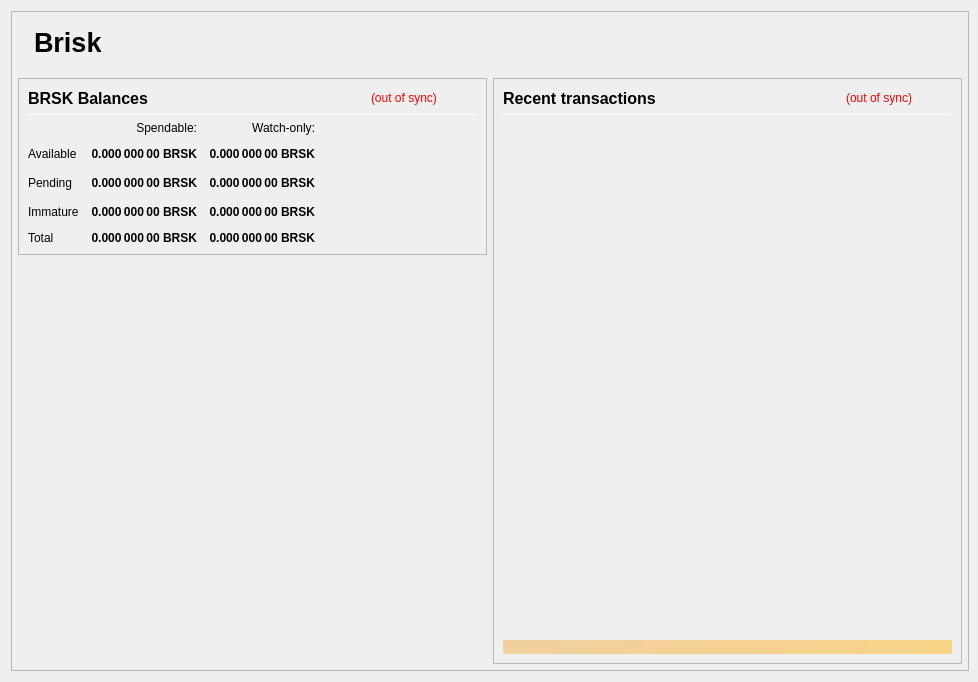
<?xml version="1.0" encoding="UTF-8"?>
<ui version="4.0">
 <class>OverviewPage</class>
 <widget class="QWidget" name="OverviewPage">
  <property name="geometry">
   <rect>
    <x>0</x>
    <y>0</y>
    <width>978</width>
    <height>682</height>
   </rect>
  </property>
  <property name="minimumSize">
   <size>
    <width>960</width>
    <height>682</height>
   </size>
  </property>
  <property name="font">
   <font>
    <weight>50</weight>
    <bold>false</bold>
   </font>
  </property>
  <property name="windowTitle">
   <string>Form</string>
  </property>
  <layout class="QVBoxLayout" name="topLayout" stretch="0">
   <property name="rightMargin">
    <number>9</number>
   </property>
   <item>
    <widget class="QFrame" name="frame_BG">
     <property name="minimumSize">
      <size>
       <width>850</width>
       <height>610</height>
      </size>
     </property>
     <property name="maximumSize">
      <size>
       <width>16777215</width>
       <height>16777215</height>
      </size>
     </property>
     <property name="frameShape">
      <enum>QFrame::StyledPanel</enum>
     </property>
     <property name="frameShadow">
      <enum>QFrame::Raised</enum>
     </property>
     <layout class="QVBoxLayout" name="verticalLayout_3" stretch="0">
      <property name="leftMargin">
       <number>0</number>
      </property>
      <property name="topMargin">
       <number>0</number>
      </property>
      <property name="rightMargin">
       <number>0</number>
      </property>
      <property name="bottomMargin">
       <number>6</number>
      </property>
      <item>
       <layout class="QVBoxLayout" name="verticalLayout_Master" stretch="0,1">
        <property name="leftMargin">
         <number>0</number>
        </property>
        <property name="topMargin">
         <number>0</number>
        </property>
        <property name="rightMargin">
         <number>0</number>
        </property>
        <property name="bottomMargin">
         <number>0</number>
        </property>
        <item>
         <widget class="QFrame" name="frame_Header">
          <layout class="QVBoxLayout" name="verticalLayout_Header" stretch="0">
           <property name="leftMargin">
            <number>0</number>
           </property>
           <property name="topMargin">
            <number>0</number>
           </property>
           <property name="rightMargin">
            <number>0</number>
           </property>
           <property name="bottomMargin">
            <number>0</number>
           </property>
           <item>
            <layout class="QHBoxLayout" name="horizontalLayout_Header" stretch="1,0">
             <property name="spacing">
              <number>6</number>
             </property>
             <item>
              <spacer name="horizontalSpacer_Header">
               <property name="orientation">
                <enum>Qt::Horizontal</enum>
               </property>
               <property name="sizeHint" stdset="0">
                <size>
                 <width>40</width>
                 <height>20</height>
                </size>
               </property>
              </spacer>
             </item>
			 <item>
           <widget class="QLabel" name="labelOverviewHeaderLeft">
            <property name="minimumSize">
             <size>
              <width>464</width>
              <height>60</height>
             </size>
            </property>
            <property name="maximumSize">
             <size>
              <width>16777215</width>
              <height>60</height>
             </size>
            </property>
            <property name="font">
             <font>
              <pointsize>20</pointsize>
              <weight>75</weight>
              <bold>true</bold>
             </font>
            </property>
            <property name="text">
             <string>Brisk</string>
            </property>
            <property name="alignment">
             <set>Qt::AlignLeading|Qt::AlignLeft|Qt::AlignVCenter</set>
            </property>
           </widget>
          </item>
             <item>
              <widget class="QLabel" name="labelOverviewHeaderRight">
               <property name="minimumSize">
                <size>
                 <width>464</width>
                 <height>60</height>
                </size>
               </property>
               <property name="maximumSize">
                <size>
                 <width>16777215</width>
                 <height>60</height>
                </size>
               </property>
				<property name="font">
				 <font>
				  <pointsize>20</pointsize>
				  <weight>75</weight>
				  <bold>true</bold>
				 </font>
				</property>
				<property name="text">
				 <string></string>
				</property>
               <property name="alignment">
                <set>Qt::AlignRight|Qt::AlignTrailing|Qt::AlignVCenter</set>
               </property>
              </widget>
             </item>
            </layout>
           </item>
          </layout>
         </widget>
        </item>
        <item>
         <widget class="QFrame" name="frame_Content">
          <layout class="QVBoxLayout" name="verticalLayout_Content">
           <property name="leftMargin">
            <number>6</number>
           </property>
           <property name="topMargin">
            <number>0</number>
           </property>
           <property name="rightMargin">
            <number>6</number>
           </property>
           <property name="bottomMargin">
            <number>0</number>
           </property>
           <item>
            <layout class="QHBoxLayout" name="horizontalLayout_Content" stretch="1,1">
             <property name="spacing">
              <number>6</number>
             </property>
             <item>
              <layout class="QVBoxLayout" name="verticalLayout_left" stretch="0,0">
               <item>
                <widget class="QFrame" name="frameBalances">
                 <property name="frameShape">
                  <enum>QFrame::StyledPanel</enum>
                 </property>
                 <property name="frameShadow">
                  <enum>QFrame::Raised</enum>
                 </property>
                 <layout class="QVBoxLayout" name="verticalLayout_4">
                  <item>
                   <layout class="QHBoxLayout" name="hlBalancesHeader" stretch="2,0,0">
                    <property name="spacing">
                     <number>6</number>
                    </property>
                    <item>
                     <widget class="QLabel" name="labelBalances">
                      <property name="minimumSize">
                       <size>
                        <width>0</width>
                        <height>0</height>
                       </size>
                      </property>
                      <property name="font">
                       <font>
                        <pointsize>12</pointsize>
                        <weight>75</weight>
                        <bold>true</bold>
                       </font>
                      </property>
                      <property name="text">
                       <string>BRSK Balances</string>
                      </property>
                     </widget>
                    </item>
                    <item>
                     <widget class="QLabel" name="labelWalletStatus">
                      <property name="cursor">
                       <cursorShape>WhatsThisCursor</cursorShape>
                      </property>
                      <property name="toolTip">
                       <string>The displayed information may be out of date. Your wallet automatically synchronizes with the BRSK network after a connection is established, but this process has not completed yet.</string>
                      </property>
                      <property name="styleSheet">
                       <string notr="true">QLabel { color: red; }</string>
                      </property>
                      <property name="text">
                       <string notr="true">(out of sync)</string>
                      </property>
                      <property name="alignment">
                       <set>Qt::AlignLeading|Qt::AlignLeft|Qt::AlignVCenter</set>
                      </property>
                     </widget>
                    </item>
                    <item>
                     <spacer name="hsBalancesHeader">
                      <property name="orientation">
                       <enum>Qt::Horizontal</enum>
                      </property>
                      <property name="sizeHint" stdset="0">
                       <size>
                        <width>40</width>
                        <height>20</height>
                       </size>
                      </property>
                     </spacer>
                    </item>
                   </layout>
                  </item>
                  <item>
                   <widget class="Line" name="lineBalances">
                    <property name="minimumSize">
                     <size>
                      <width>0</width>
                      <height>1</height>
                     </size>
                    </property>
                    <property name="maximumSize">
                     <size>
                      <width>16777215</width>
                      <height>1</height>
                     </size>
                    </property>
                    <property name="orientation">
                     <enum>Qt::Horizontal</enum>
                    </property>
                   </widget>
                  </item>
                  <item>
                   <layout class="QGridLayout" name="gridLayout">
                    <property name="spacing">
                     <number>12</number>
                    </property>
                    <item row="2" column="2">
                     <widget class="QLabel" name="labelWatchPending">
                      <property name="font">
                       <font>
                        <weight>75</weight>
                        <bold>true</bold>
                       </font>
                      </property>
                      <property name="cursor">
                       <cursorShape>ArrowCursor</cursorShape>
                      </property>
                      <property name="toolTip">
                       <string>Unconfirmed transactions to watch-only addresses</string>
                      </property>
                      <property name="text">
                       <string notr="true">0.000 000 00 BRSK</string>
                      </property>
                      <property name="alignment">
                       <set>Qt::AlignRight|Qt::AlignTrailing|Qt::AlignVCenter</set>
                      </property>
                      <property name="textInteractionFlags">
                       <set>Qt::NoTextInteraction</set>
                      </property>
                     </widget>
                    </item>
                    <item row="2" column="1">
                     <widget class="QLabel" name="labelUnconfirmed">
                      <property name="font">
                       <font>
                        <weight>75</weight>
                        <bold>true</bold>
                       </font>
                      </property>
                      <property name="cursor">
                       <cursorShape>ArrowCursor</cursorShape>
                      </property>
                      <property name="toolTip">
                       <string>Total of transactions that have yet to be confirmed, and do not yet count toward the spendable balance</string>
                      </property>
                      <property name="text">
                       <string notr="true">0.000 000 00 BRSK</string>
                      </property>
                      <property name="alignment">
                       <set>Qt::AlignRight|Qt::AlignTrailing|Qt::AlignVCenter</set>
                      </property>
                      <property name="textInteractionFlags">
                       <set>Qt::NoTextInteraction</set>
                      </property>
                     </widget>
                    </item>
                    <item row="3" column="2">
                     <widget class="QLabel" name="labelWatchImmature">
                      <property name="font">
                       <font>
                        <weight>75</weight>
                        <bold>true</bold>
                       </font>
                      </property>
                      <property name="cursor">
                       <cursorShape>ArrowCursor</cursorShape>
                      </property>
                      <property name="toolTip">
                       <string>Staked or masternode rewards in watch-only addresses that has not yet matured</string>
                      </property>
                      <property name="text">
                       <string notr="true">0.000 000 00 BRSK</string>
                      </property>
                      <property name="alignment">
                       <set>Qt::AlignRight|Qt::AlignTrailing|Qt::AlignVCenter</set>
                      </property>
                      <property name="textInteractionFlags">
                       <set>Qt::NoTextInteraction</set>
                      </property>
                     </widget>
                    </item>
                    <item row="4" column="0">
                     <widget class="QLabel" name="labelTotalText">
                      <property name="text">
                       <string>Total</string>
                      </property>
                      <property name="textInteractionFlags">
                       <set>Qt::NoTextInteraction</set>
                      </property>
                     </widget>
                    </item>
                    <item row="3" column="1">
                     <widget class="QLabel" name="labelImmature">
                      <property name="font">
                       <font>
                        <weight>75</weight>
                        <bold>true</bold>
                       </font>
                      </property>
                      <property name="cursor">
                       <cursorShape>ArrowCursor</cursorShape>
                      </property>
                      <property name="toolTip">
                       <string>Staked or masternode rewards that has not yet matured</string>
                      </property>
                      <property name="text">
                       <string notr="true">0.000 000 00 BRSK</string>
                      </property>
                      <property name="alignment">
                       <set>Qt::AlignRight|Qt::AlignTrailing|Qt::AlignVCenter</set>
                      </property>
                      <property name="textInteractionFlags">
                       <set>Qt::NoTextInteraction</set>
                      </property>
                     </widget>
                    </item>
                    <item row="2" column="3">
                     <spacer name="hsBalances">
                      <property name="orientation">
                       <enum>Qt::Horizontal</enum>
                      </property>
                      <property name="sizeHint" stdset="0">
                       <size>
                        <width>40</width>
                        <height>20</height>
                       </size>
                      </property>
                     </spacer>
                    </item>
                    <item row="3" column="0">
                     <widget class="QLabel" name="labelImmatureText">
                      <property name="text">
                       <string>Immature</string>
                      </property>
                      <property name="textInteractionFlags">
                       <set>Qt::NoTextInteraction</set>
                      </property>
                     </widget>
                    </item>
                    <item row="4" column="1">
                     <widget class="QLabel" name="labelTotal">
                      <property name="font">
                       <font>
                        <weight>75</weight>
                        <bold>true</bold>
                       </font>
                      </property>
                      <property name="cursor">
                       <cursorShape>ArrowCursor</cursorShape>
                      </property>
                      <property name="toolTip">
                       <string>Your current total balance</string>
                      </property>
                      <property name="text">
                       <string notr="true">0.000 000 00 BRSK</string>
                      </property>
                      <property name="alignment">
                       <set>Qt::AlignRight|Qt::AlignTrailing|Qt::AlignVCenter</set>
                      </property>
                      <property name="textInteractionFlags">
                       <set>Qt::NoTextInteraction</set>
                      </property>
                     </widget>
                    </item>
                    <item row="4" column="2">
                     <widget class="QLabel" name="labelWatchTotal">
                      <property name="font">
                       <font>
                        <weight>75</weight>
                        <bold>true</bold>
                       </font>
                      </property>
                      <property name="cursor">
                       <cursorShape>ArrowCursor</cursorShape>
                      </property>
                      <property name="toolTip">
                       <string>Current total balance in watch-only addresses</string>
                      </property>
                      <property name="text">
                       <string notr="true">0.000 000 00 BRSK</string>
                      </property>
                      <property name="alignment">
                       <set>Qt::AlignRight|Qt::AlignTrailing|Qt::AlignVCenter</set>
                      </property>
                      <property name="textInteractionFlags">
                       <set>Qt::NoTextInteraction</set>
                      </property>
                     </widget>
                    </item>
                    <item row="0" column="2">
                     <widget class="QLabel" name="labelWatchonly">
                      <property name="text">
                       <string>Watch-only:</string>
                      </property>
                      <property name="alignment">
                       <set>Qt::AlignRight|Qt::AlignTrailing|Qt::AlignVCenter</set>
                      </property>
                     </widget>
                    </item>
                    <item row="1" column="0">
                     <widget class="QLabel" name="labelBalanceText">
                      <property name="text">
                       <string>Available</string>
                      </property>
                      <property name="textInteractionFlags">
                       <set>Qt::NoTextInteraction</set>
                      </property>
                     </widget>
                    </item>
                    <item row="1" column="1">
                     <widget class="QLabel" name="labelBalance">
                      <property name="font">
                       <font>
                        <weight>75</weight>
                        <bold>true</bold>
                       </font>
                      </property>
                      <property name="cursor">
                       <cursorShape>ArrowCursor</cursorShape>
                      </property>
                      <property name="toolTip">
                       <string>Your current spendable balance</string>
                      </property>
                      <property name="text">
                       <string notr="true">0.000 000 00 BRSK</string>
                      </property>
                      <property name="alignment">
                       <set>Qt::AlignRight|Qt::AlignTrailing|Qt::AlignVCenter</set>
                      </property>
                      <property name="textInteractionFlags">
                       <set>Qt::NoTextInteraction</set>
                      </property>
                     </widget>
                    </item>
                    <item row="1" column="2">
                     <widget class="QLabel" name="labelWatchAvailable">
                      <property name="font">
                       <font>
                        <weight>75</weight>
                        <bold>true</bold>
                       </font>
                      </property>
                      <property name="cursor">
                       <cursorShape>ArrowCursor</cursorShape>
                      </property>
                      <property name="toolTip">
                       <string>Your current balance in watch-only addresses</string>
                      </property>
                      <property name="text">
                       <string notr="true">0.000 000 00 BRSK</string>
                      </property>
                      <property name="alignment">
                       <set>Qt::AlignRight|Qt::AlignTrailing|Qt::AlignVCenter</set>
                      </property>
                      <property name="textInteractionFlags">
                       <set>Qt::NoTextInteraction</set>
                      </property>
                     </widget>
                    </item>
                    <item row="2" column="0">
                     <widget class="QLabel" name="labelPendingText">
                      <property name="text">
                       <string>Pending</string>
                      </property>
                      <property name="textInteractionFlags">
                       <set>Qt::NoTextInteraction</set>
                      </property>
                     </widget>
                    </item>
                    <item row="0" column="1">
                     <widget class="QLabel" name="labelSpendable">
                      <property name="text">
                       <string>Spendable:</string>
                      </property>
                      <property name="alignment">
                       <set>Qt::AlignRight|Qt::AlignTrailing|Qt::AlignVCenter</set>
                      </property>
                     </widget>
                    </item>
                   </layout>
                  </item>
                 </layout>
                </widget>
               </item>
               <item>
                <spacer name="verticalSpacer">
                 <property name="orientation">
                  <enum>Qt::Vertical</enum>
                 </property>
                 <property name="sizeHint" stdset="0">
                  <size>
                   <width>20</width>
                   <height>40</height>
                  </size>
                 </property>
                </spacer>
               </item>
              </layout>
             </item>
             <item>
              <layout class="QVBoxLayout" name="verticalLayout_right" stretch="1">
               <item>
                <widget class="QFrame" name="frame_RecentTransactions">
                 <property name="minimumSize">
                  <size>
                   <width>0</width>
                   <height>0</height>
                  </size>
                 </property>
                 <property name="frameShape">
                  <enum>QFrame::StyledPanel</enum>
                 </property>
                 <property name="frameShadow">
                  <enum>QFrame::Raised</enum>
                 </property>
                 <layout class="QVBoxLayout" name="verticalLayout_1" stretch="0,0,0,0,0">
                  <item>
                   <layout class="QHBoxLayout" name="horizontalLayout_2" stretch="2,0,0">
                    <property name="spacing">
                     <number>3</number>
                    </property>
                    <item>
                     <widget class="QLabel" name="label_4">
                      <property name="minimumSize">
                       <size>
                        <width>0</width>
                        <height>20</height>
                       </size>
                      </property>
                      <property name="font">
                       <font>
                        <pointsize>12</pointsize>
                        <weight>75</weight>
                        <bold>true</bold>
                       </font>
                      </property>
                      <property name="text">
                       <string>Recent transactions</string>
                      </property>
                     </widget>
                    </item>
                    <item>
                     <widget class="QLabel" name="labelTransactionsStatus">
                      <property name="cursor">
                       <cursorShape>WhatsThisCursor</cursorShape>
                      </property>
                      <property name="toolTip">
                       <string>The displayed information may be out of date. Your wallet automatically synchronizes with the BRSK network after a connection is established, but this process has not completed yet.</string>
                      </property>
                      <property name="styleSheet">
                       <string notr="true">QLabel { color: red; }</string>
                      </property>
                      <property name="text">
                       <string notr="true">(out of sync)</string>
                      </property>
                      <property name="alignment">
                       <set>Qt::AlignRight|Qt::AlignTrailing|Qt::AlignVCenter</set>
                      </property>
                     </widget>
                    </item>
                    <item>
                     <spacer name="horizontalSpacer">
                      <property name="orientation">
                       <enum>Qt::Horizontal</enum>
                      </property>
                      <property name="sizeHint" stdset="0">
                       <size>
                        <width>40</width>
                        <height>20</height>
                       </size>
                      </property>
                     </spacer>
                    </item>
                   </layout>
                  </item>
                  <item>
                   <widget class="Line" name="line">
                    <property name="minimumSize">
                     <size>
                      <width>0</width>
                      <height>1</height>
                     </size>
                    </property>
                    <property name="maximumSize">
                     <size>
                      <width>16777215</width>
                      <height>1</height>
                     </size>
                    </property>
                    <property name="orientation">
                     <enum>Qt::Horizontal</enum>
                    </property>
                   </widget>
                  </item>
                  <item>
                   <widget class="QListView" name="listTransactions">
                    <property name="minimumSize">
                     <size>
                      <width>0</width>
                      <height>0</height>
                     </size>
                    </property>
                    <property name="styleSheet">
                     <string notr="true">QListView { background: transparent; }</string>
                    </property>
                    <property name="frameShape">
                     <enum>QFrame::NoFrame</enum>
                    </property>
                    <property name="verticalScrollBarPolicy">
                     <enum>Qt::ScrollBarAlwaysOff</enum>
                    </property>
                    <property name="horizontalScrollBarPolicy">
                     <enum>Qt::ScrollBarAlwaysOff</enum>
                    </property>
                    <property name="selectionMode">
                     <enum>QAbstractItemView::NoSelection</enum>
                    </property>
                   </widget>
                  </item>
                  <item>
                   <spacer name="verticalSpacer_2">
                    <property name="orientation">
                     <enum>Qt::Vertical</enum>
                    </property>
                    <property name="sizeType">
                     <enum>QSizePolicy::Expanding</enum>
                    </property>
                    <property name="sizeHint" stdset="0">
                     <size>
                      <width>20</width>
                      <height>40</height>
                     </size>
                    </property>
                   </spacer>
                  </item>
                  <item>
                   <widget class="QLabel" name="labelAlerts">
                    <property name="maximumSize">
                     <size>
                      <width>16777215</width>
                      <height>16777215</height>
                     </size>
                    </property>
                    <property name="styleSheet">
                     <string notr="true">background-color: qlineargradient(x1: 0, y1: 0, x2: 1, y2: 0, stop:0 #F0D0A0, stop:1 #F8D488); color:#000000;</string>
                    </property>
                    <property name="text">
                     <string/>
                    </property>
                    <property name="wordWrap">
                     <bool>true</bool>
                    </property>
                    <property name="margin">
                     <number>3</number>
                    </property>
                   </widget>
                  </item>
                 </layout>
                </widget>
               </item>
              </layout>
             </item>
            </layout>
           </item>
          </layout>
         </widget>
        </item>
       </layout>
      </item>
     </layout>
    </widget>
   </item>
  </layout>
 </widget>
 <resources/>
 <connections/>
</ui>
